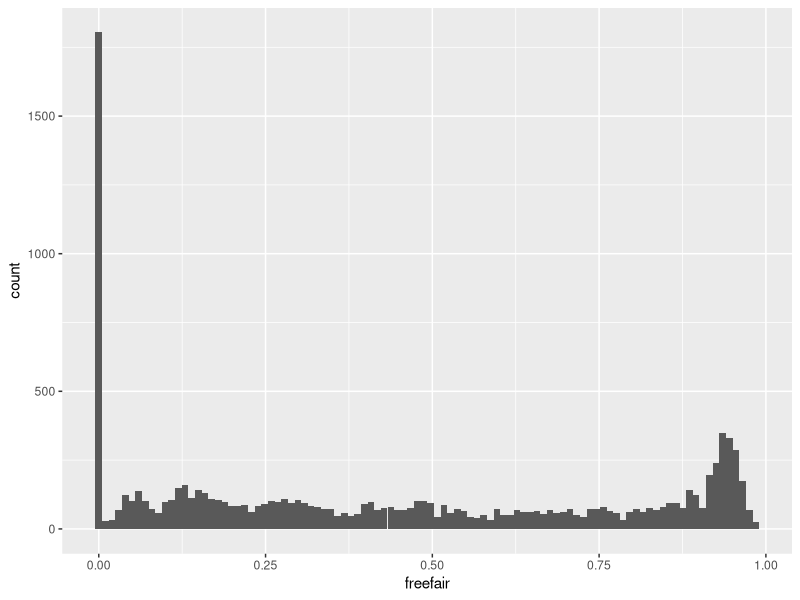
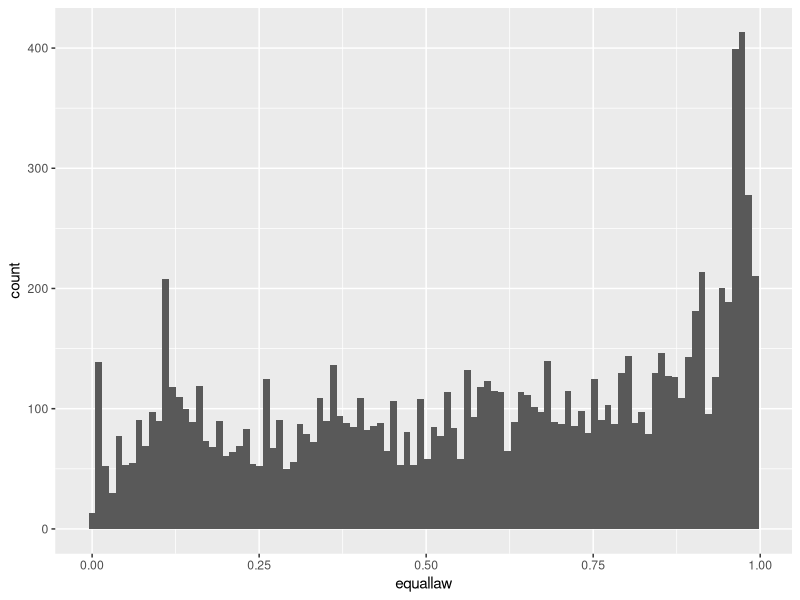
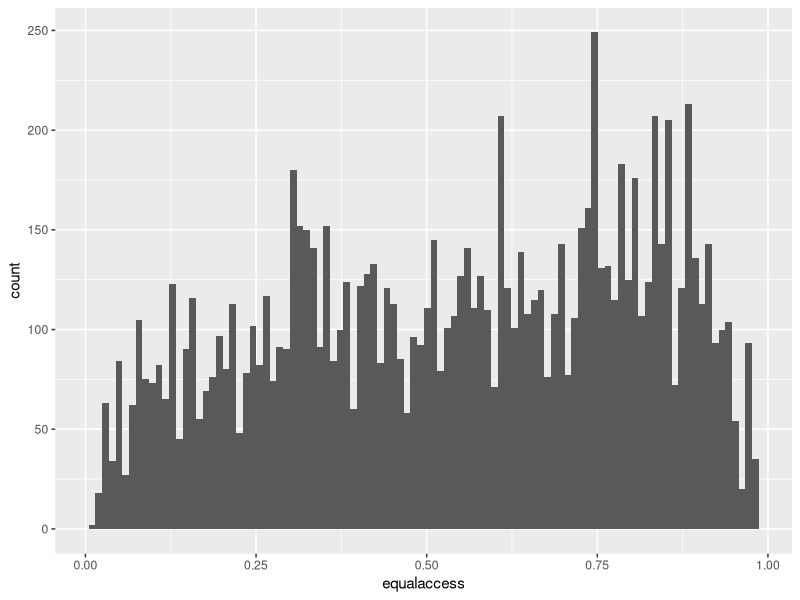
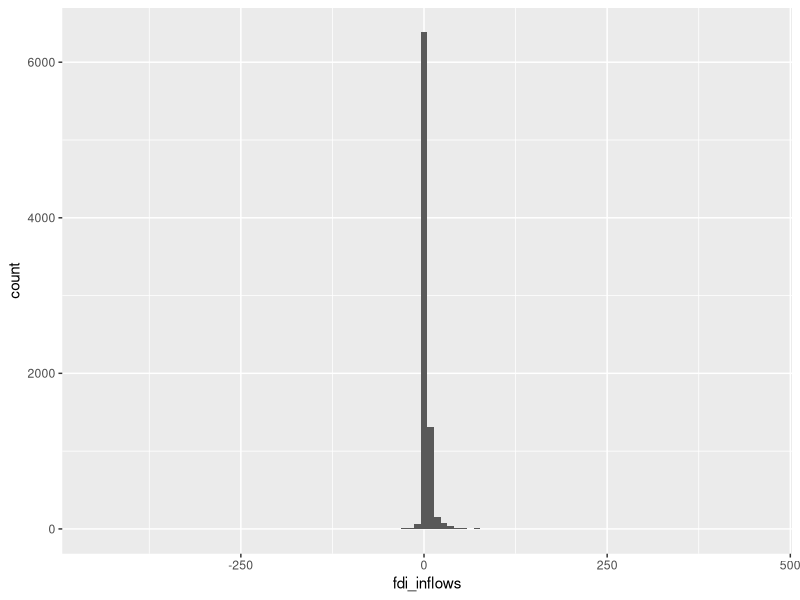
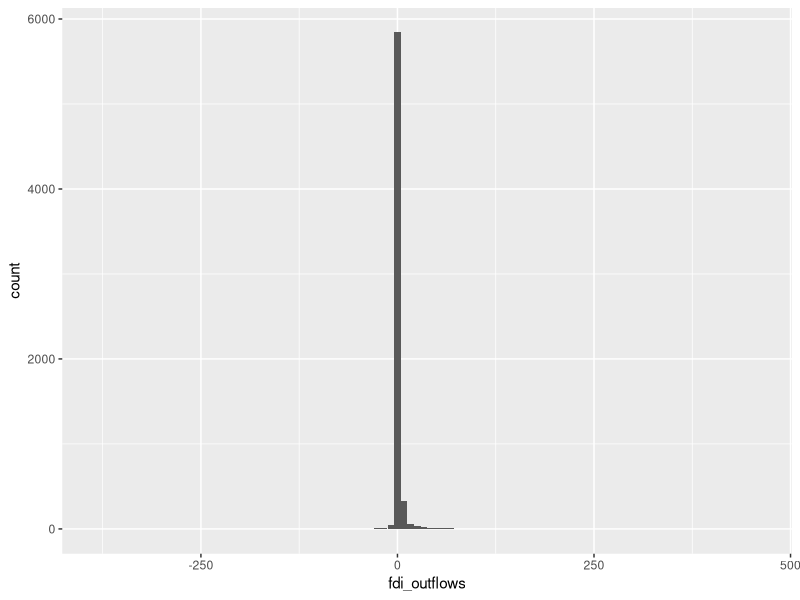
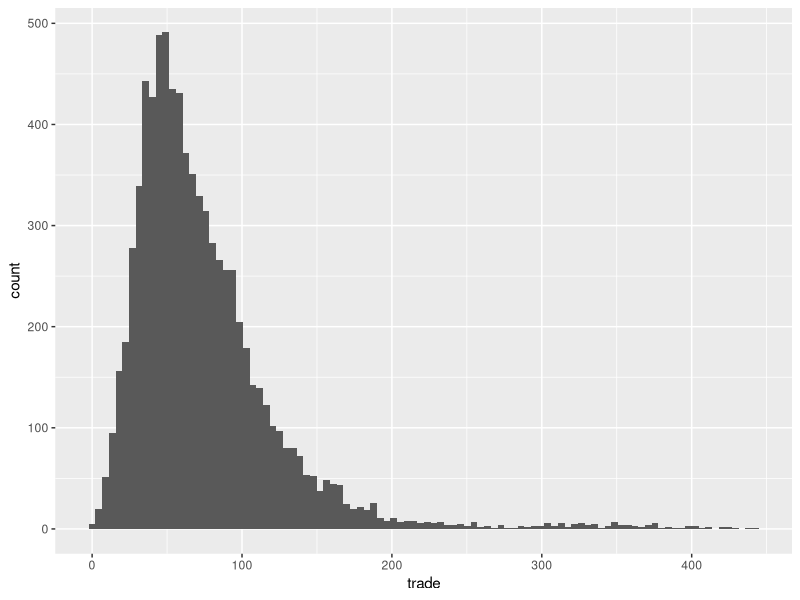
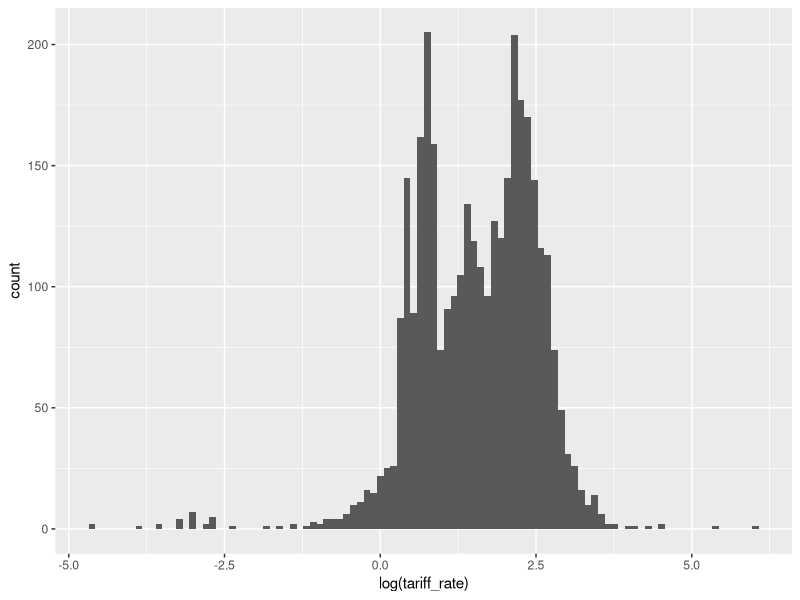
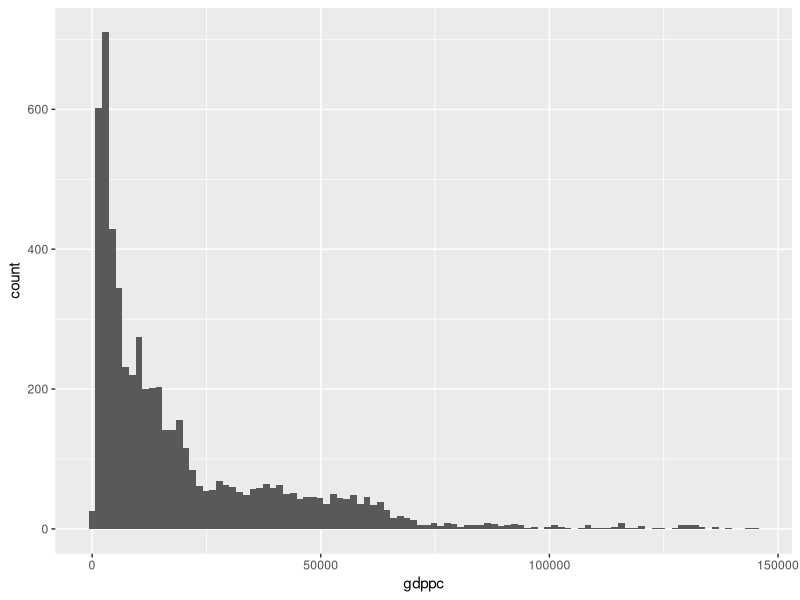

These figures' R source, in order: (Note: this script raises an error after producing the figures.)
# SETWD ===========================
rm(list = ls())

# LIBRARIES ===========================
library(tidyverse)
library(ggplot2)
library(plm)

# IMPORT DATA ===========================
full_panel <- read.csv("data/full_panel.csv")

# UNIVARIATE DISTRIBUTIONS ===========================
ggplot(full_panel, aes(x = freefair)) +
  geom_histogram(bins = 100)

ggplot(full_panel, aes(x = equallaw)) +
  geom_histogram(bins = 100)

ggplot(full_panel, aes(x = equalaccess)) +
  geom_histogram(bins = 100)

ggplot(full_panel, aes(x = fdi_inflows)) +
  geom_histogram(bins = 100)

ggplot(full_panel, aes(x = fdi_outflows)) +
  geom_histogram(bins = 100)

# Log, helps maintain linearity assumption
ggplot(full_panel, aes(x = trade)) +
  geom_histogram(bins = 100)

ggplot(full_panel, aes(x = log(tariff_rate))) +
  geom_histogram(bins = 100)

# Should log, very right-skewed and is common practice
ggplot(full_panel, aes(x = gdppc)) +
  geom_histogram(bins = 100)

ggplot(full_panel, aes(x = gdp_growth)) +
  geom_histogram(bins = 100)

# Often logged, but takes on negative values here so will leave
ggplot(full_panel, aes(x = inflation)) +
  geom_histogram(bins = 100)

# DIAGNOSTICS

test_panel <- full_panel %>%
  filter(!is.na(fdi_inflows),
         !is.na(fdi_outflows),
         !is.na(trade),
         !is.na(tariff_rate))

  ## Test for Unit Root Non-Stationarity ----
  # I drop panels of fewer than 10 years (the minimum for which the test runs)
  test_panel <- test_panel %>%
    group_by(country) %>%
    filter(n() >= 10) %>%
    ungroup()

  length(test_panel$country)

  unit_root_test <- function(dv) {
    tests <- c("ips", "madwu", "Pm")

    test_names <- character(length(tests))
    statistics <- numeric(length(tests))
    p_values <- numeric(length(tests))

    for (i in seq_along(tests)) {
      output <- purtest(as.formula(paste(dv, "~ trend")),
                        data = test_panel,
                        index = c("country", "year"),
                        test = tests[i],
                        exo = "trend",
                        lags = 1,
                        na.rm = TRUE)
      test_names[i] <- tests[i]
      p_values[i] <- output$statistic$p.value
    }

    results <- data.frame(
      Test = test_names,
      P_Value = p_values
    )

    return(results)
  }

  # all 3 tests strongly reject the null of a unit root for all independent and dependent variables
  unit_root_test("freefair")
  unit_root_test("equallaw")
  unit_root_test("equalaccess")
  unit_root_test("fdi_inflows")
  unit_root_test("fdi_outflows")
  unit_root_test("trade")
  unit_root_test("tariff_rate")

  rm(test_panel)
